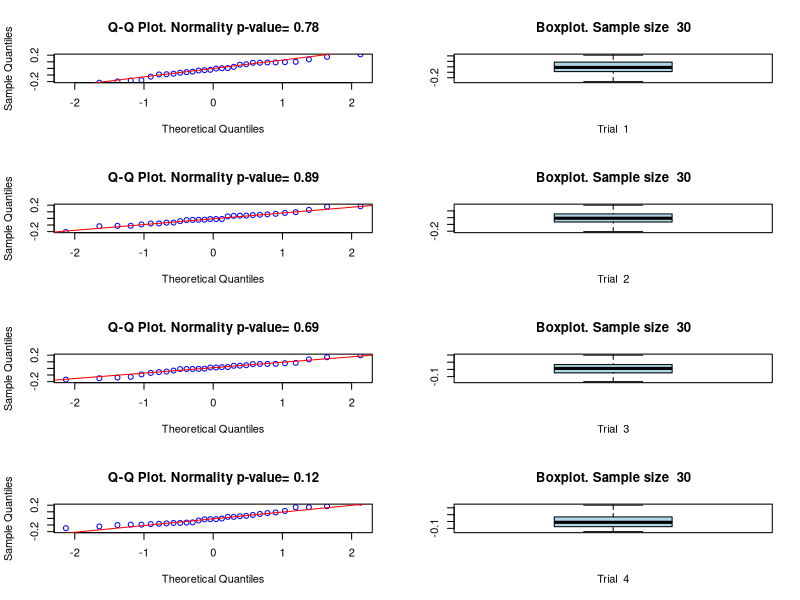
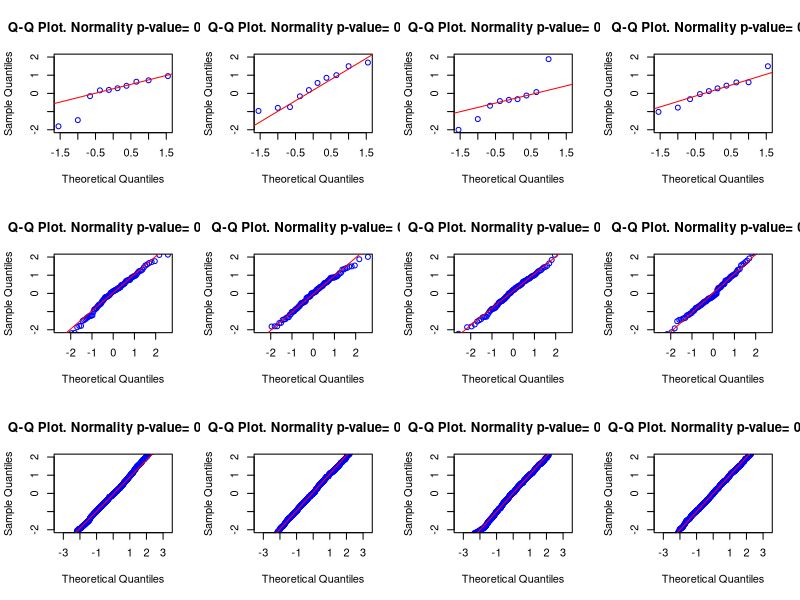

Write R code to recreate these figures, in order.
## ---- chunk 1
knitr::opts_chunk$set(echo = TRUE)
## ---- chunk 2
#R Code here

# Lets assign the sample size of 100 to variable "S" to reuse it in this assignment.
S <- 100

# Now get S number of Normally distributed random numbers.
y <- rnorm(S)

## ---- chunk 3
#R code here

# Mean and Std. Deviation funcitons:
mu <- mean(y)
sigma <- sd(y)

# Let's print them using the paste() function.
# Keep the display to 2 decimal points.
paste(' Mean of y = ', round(mu, digits=2))
paste(' Standard deviation of y = ', round(sigma, digits=2))

## ---- chunk 4
#R code here

# Let's assign our 30 experiments to a variable "N".
N <- 30

# Initialize vector MEAN of size 30
MEAN <- numeric(N)

# Run a loop that gets a new data sample, calculates the mean and sd, and stores the result in MEAN.
for (i in 1:N) {
  # MEAN is an indexed vector that will take values from A[1] to A[30] as we loop through.
  # Store the mean of a Normally distributed sample of size S into MEAN[i]. It will happen N times.
  MEAN[i] <- mean(rnorm(S))
}

# Coming out of the loop, we have a vector MEAN with 30 values.
# Calculate the standard deviation of MEAN.
SIGMA <- sd(MEAN)

# Display SD below
paste('The standard deviation of AGG is ', round(SIGMA, 2))
## ---- chunk 5
#R code here

par(mfrow = c(4, 2))

# Loop through the trial runs, or experiments.
for (i in 1:4) {
  # Run a loop that gets a new data sample, calculates the mean and sd, and stores the result in MEAN.
  # First get an N vector MEAN with the means of random numbers
  for (j in 1:N) {
    # MEAN is an indexed vector that will take values from A[1] to A[30] as we loop through.
    # Store the mean of a Normally distributed sample of size S into MEAN[i]. It will happen N times.
    MEAN[j] <- mean(rnorm(S))
  }
  SHAPIRO <- shapiro.test(MEAN)
  qqnorm(MEAN, 
         ylim=c(-0.2, 0.2), 
         col='blue', 
         main=paste('Q-Q Plot. Normality p-value=', round(SHAPIRO$p.value, 2)))
  qqline(MEAN, 
         ylim=c(-0.2, 0.2), 
         col='red')
  boxplot(MEAN, 
          col='lightblue',
          main=paste('Boxplot. Sample size ', N),
          xlab=paste('Trial ', i))
}


## ---- chunk 6
#R Code Here

par(mfrow = c(3, 4))

# S is a vector that contains the different sample sizes 10, 100, and 1000.
S <- c(10, 100, 1000)

# Now we loop through the 3 sets of 4 experiments each.
for (i in 1:3) {
  # Now run the 4 experiments
  for (j in 1:4) {
    # Run a trial sample size S[i] based on the S vector above.
    SAMPLE <- rnorm(S[i])
    SHAPIRO <- shapiro.test(SAMPLE)
    # ntest.p.value[i] <- SHAPIRO$p.value
    qqnorm(SAMPLE, 
          ylim=c(-2, 2), 
          col='blue', 
          main=paste('Q-Q Plot. Normality p-value=', round(SHAPIRO$p.value, 2)))
    qqline(SAMPLE, 
          ylim=c(-2, 2), 
          col='red')
  }
}

